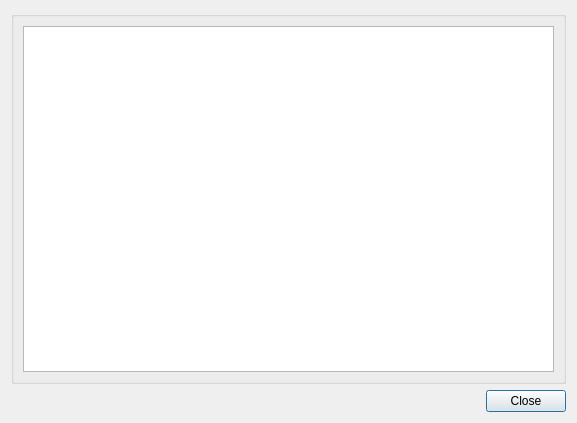
<?xml version="1.0" encoding="UTF-8"?>
<ui version="4.0">
 <class>status_service</class>
 <widget class="QDialog" name="status_service">
  <property name="geometry">
   <rect>
    <x>0</x>
    <y>0</y>
    <width>577</width>
    <height>423</height>
   </rect>
  </property>
  <layout class="QGridLayout" name="gridLayout">
   <item row="1" column="1">
    <widget class="QPushButton" name="m_exit">
     <property name="text">
      <string>Close</string>
     </property>
    </widget>
   </item>
   <item row="1" column="0">
    <spacer name="horizontalSpacer">
     <property name="orientation">
      <enum>Qt::Horizontal</enum>
     </property>
     <property name="sizeHint" stdset="0">
      <size>
       <width>40</width>
       <height>20</height>
      </size>
     </property>
    </spacer>
   </item>
   <item row="0" column="0" colspan="2">
    <widget class="QGroupBox" name="groupBox">
     <property name="title">
      <string/>
     </property>
     <layout class="QGridLayout" name="gridLayout_2">
      <item row="0" column="0">
       <widget class="QTextEdit" name="textEdit"/>
      </item>
     </layout>
    </widget>
   </item>
  </layout>
 </widget>
 <resources/>
 <connections/>
</ui>
